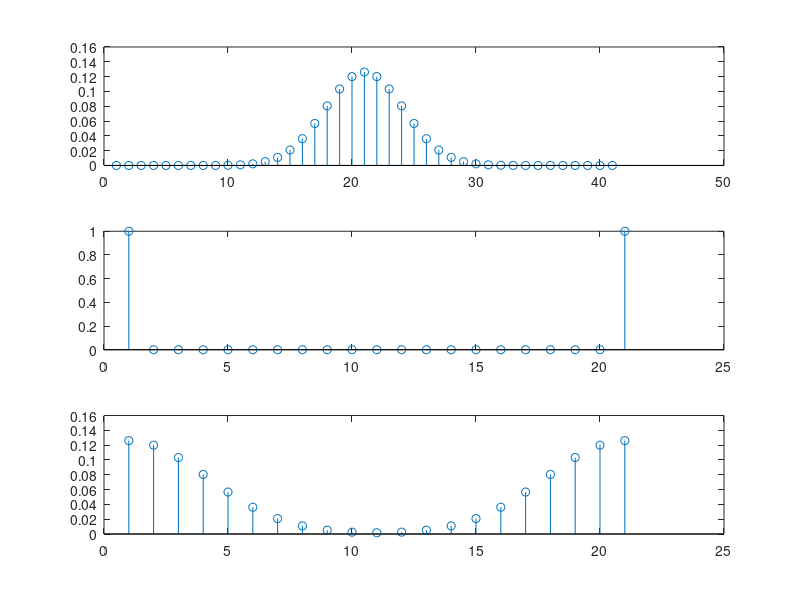

This chart was generated by the following MATLAB code:
clear all
close all

k=10;
t=1:4*k+1;
G_k = 1/(sqrt(2*pi)*sqrt(k))*exp(-(t-(2*k+1)).^2/(2*sqrt(k)^2));
plot(t,G_k)

%x = randn(1,2*k+1);
x = [1 0 0 0 0 0 0 0 0 0 0 0 0 0 0 0 0 0 0 0 1];
out = conv(x,G_k,'same');
subplot(3,1,1)
stem(t,G_k)
subplot(3,1,2)
stem(x)
subplot(3,1,3)
stem(out)


